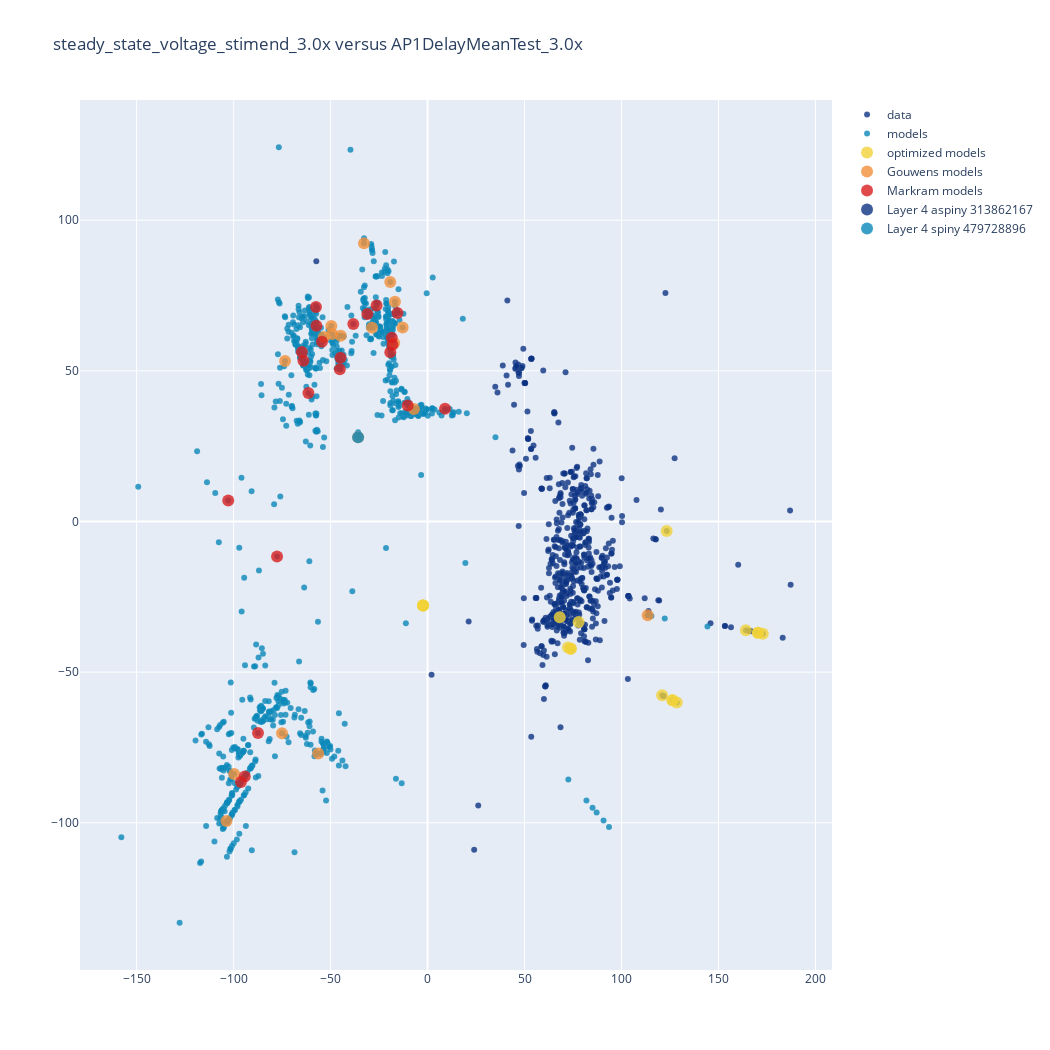

The notebook cell this image was saved under:
### Code cell
import plotly.express as px
import plotly.graph_objects as go

data = []
trace0=(iso[0,experiment_idx_labels],iso[1,experiment_idx_labels],'data',experiment_idx)
trace1=(iso[0,model_index_labels],iso[1,model_index_labels],'models',model_idx)
trace2=(iso[0,new_model_labels],iso[1,new_model_labels],'optimized models',new_models_idx)
trace3=(iso[0,gouwens_idx_labels],iso[1,gouwens_idx_labels],'Gouwens models',gouwens_idx)
trace4=(iso[0,markram_idx_labels],iso[1,markram_idx_labels],'Markram models',markram_idx)

trace5=([iso[0,experiment_idx_labels][42]],[iso[1,experiment_idx_labels]],'Layer 4 aspiny 313862167',experiment_idx_labels)
trace6=([iso[0,gouwens_idx_labels][-7]],[iso[1,gouwens_idx_labels][-7]],'Layer 4 spiny 479728896',gouwens_idx_labels)
traces = [trace0,trace1,trace2,trace3,trace4,trace5,trace6]
cnt=0
theme = px.colors.diverging.Portland
for i,ttt in enumerate(traces):
    if cnt==len(theme):
        cnt=0
    if i>1:
        size = 12
    else:
        size = 6
    trace = dict(
        type='scatter',
        text = df[df.index.isin(ttt[3])].index,
        x=ttt[0],
        y=ttt[1],
        mode='markers',
        name=ttt[2],
        marker=dict(
            color=theme[cnt],
            size=size,
            line=dict(
                color='rgba(217, 217, 217, 0.14)',
                width=0.5),
            opacity=0.8)
    )
    data.append(trace)
    cnt+=1



fig = go.Figure(
    data=data,
    layout_title_text="steady_state_voltage_stimend_3.0x versus AP1DelayMeanTest_3.0x"
)

#layout = {'scene': {'xaxis': {'showspikes': False}}}
fig.update_layout(
    autosize=False,
    width=1050,
    height=1050
)


fig.show()

### Figure 1 — Plotly figure (JSON) as saved in the notebook; plotly's stock layout.template omitted (floating-point values rounded to 4 significant figures; data arrays with more than 128 entries replaced by an {"elided": "..."} marker saying what was removed)
{"data": [{"marker": {"color": "rgb(12,51,131)", "line": {"color": "rgba(217, 217, 217, 0.14)", "width": 0.5}, "opacity": 0.8, "size": 6}, "mode": "markers", "name": "data", "text": {"elided": "696 int values"}, "type": "scatter", "x": {"elided": "696 float values"}, "y": {"elided": "696 float values"}}, {"marker": {"color": "rgb(10,136,186)", "line": {"color": "rgba(217, 217, 217, 0.14)", "width": 0.5}, "opacity": 0.8, "size": 6}, "mode": "markers", "name": "models", "text": {"elided": "965 str values"}, "type": "scatter", "x": {"elided": "965 float values"}, "y": {"elided": "965 float values"}}, {"marker": {"color": "rgb(242,211,56)", "line": {"color": "rgba(217, 217, 217, 0.14)", "width": 0.5}, "opacity": 0.8, "size": 12}, "mode": "markers", "name": "optimized models", "text": [313861539, 313861677, 313862167, 313862167, 313862167, 313862167, 313862167, 313862167, 313862167, 313862167, 313862167, 313862167, 313862167, 313862167, 313862167, 313862167, 313862167, 313862167], "type": "scatter", "x": [123.3, 68.18, 72.39, 73.86, 120.9, 126.3, 73.86, 77.9, 126.3, 128.5, 164.1, 170.3, -2.311, -2.311, 170.3, 172.9, -2.311, -2.311], "y": [-3.151, -31.75, -41.84, -42.26, -57.7, -59.36, -42.26, -33.33, -59.36, -60.05, -36.1, -36.91, -27.9, -27.9, -36.91, -37.25, -27.9, -27.9]}, {"marker": {"color": "rgb(242,143,56)", "line": {"color": "rgba(217, 217, 217, 0.14)", "width": 0.5}, "opacity": 0.8, "size": 12}, "mode": "markers", "name": "Gouwens models", "text": ["NMLCL001432", "NMLCL001435", "NMLCL001440", "NMLCL001443", "NMLCL001448", "NMLCL001459", "NMLCL001467", "NMLCL001470", "NMLCL001476", "NMLCL001484", "NMLCL001498", "NMLCL001501", "NMLCL001508", "NMLCL001513", "NMLCL001516", "NMLCL001522", "NMLCL001532", "NMLCL001537"], "type": "scatter", "x": [-16.82, -73.47, -103.7, -49.62, -99.72, -7.016, -75.03, -44.73, -32.78, -19.23, -49.18, -35.81, 113.5, -12.85, -53.44, -56.37, -17.2, -28.62], "y": [72.91, 53.3, -99.43, 64.9, -83.79, 37.33, -70.31, 61.62, 92.32, 79.52, 62.27, 27.93, -31.12, 64.39, 61.27, -77.02, 59.23, 64.31]}, {"marker": {"color": "rgb(217,30,30)", "line": {"color": "rgba(217, 217, 217, 0.14)", "width": 0.5}, "opacity": 0.8, "size": 12}, "mode": "markers", "name": "Markram models", "text": ["NMLCL000091", "NMLCL000123", "NMLCL000187", "NMLCL000219", "NMLCL000283", "NMLCL000293", "NMLCL000325", "NMLCL000389", "NMLCL000559", "NMLCL000623", "NMLCL000655", "NMLCL000719", "NMLCL000729", "NMLCL000761", "NMLCL000793", "NMLCL000857", "NMLCL000889", "NMLCL000963", "NMLCL000995", "NMLCL001059", "NMLCL001091", "NMLCL001124"], "type": "scatter", "x": [-57.53, -77.6, -57.3, -102.8, -18.07, -87.43, -15.5, -18.43, -64.79, -63.99, -61.42, -45.22, -44.85, -10.21, -96.22, 9.016, -94.23, -54.43, -31.03, -19.21, -26.28, -38.29], "y": [71.24, -11.62, 64.99, 6.961, 58.64, -70.19, 69.22, 61.02, 56.23, 53.38, 42.66, 50.54, 54.33, 38.5, -86.47, 37.44, -84.66, 59.68, 68.85, 56.19, 71.73, 65.53]}, {"marker": {"color": "rgb(12,51,131)", "line": {"color": "rgba(217, 217, 217, 0.14)", "width": 0.5}, "opacity": 0.8, "size": 12}, "mode": "markers", "name": "Layer 4 aspiny 313862167", "text": [], "type": "scatter", "x": [-57.37], "y": {"elided": "1x696 float values"}}, {"marker": {"color": "rgb(10,136,186)", "line": {"color": "rgba(217, 217, 217, 0.14)", "width": 0.5}, "opacity": 0.8, "size": 12}, "mode": "markers", "name": "Layer 4 spiny 479728896", "text": [], "type": "scatter", "x": [-35.81], "y": [27.93]}], "layout": {"autosize": false, "height": 1050, "title": {"text": "steady_state_voltage_stimend_3.0x versus AP1DelayMeanTest_3.0x"}, "width": 1050}}
